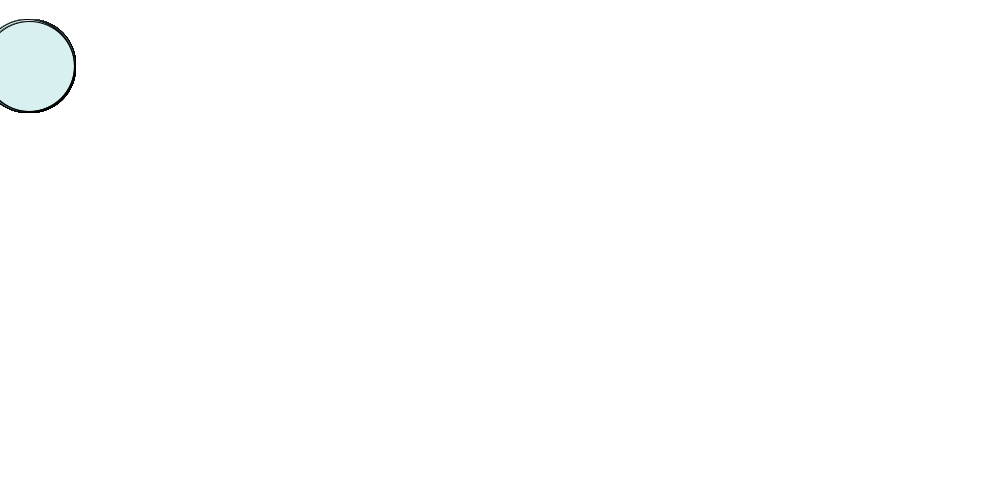
Frame 1 (no input)
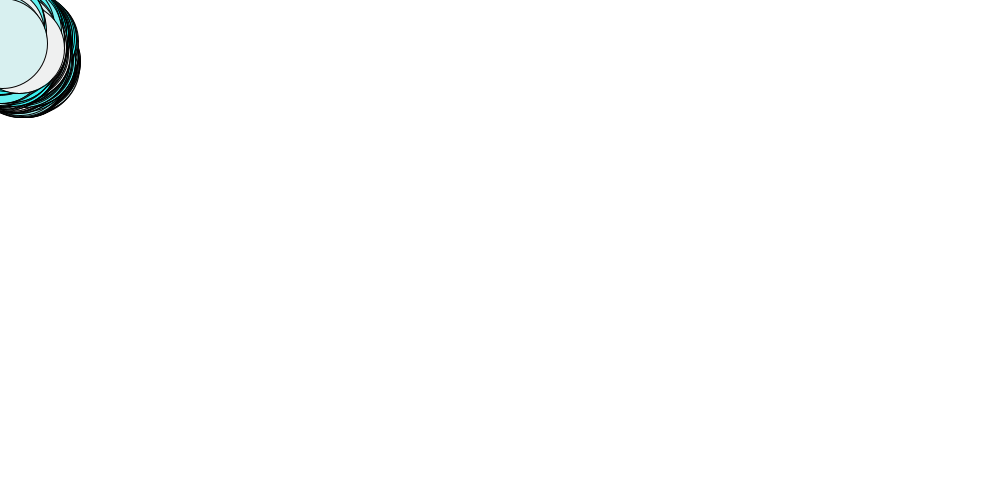
Frame 60 (the mouse pressed at the canvas centre just before this capture)
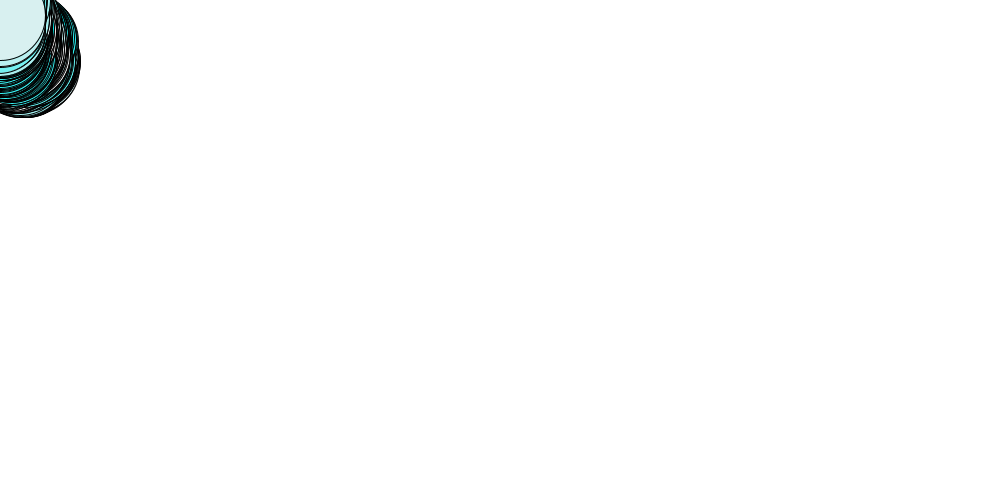
Frame 120 (the mouse held since frame 60 and released just before this capture)

The Processing sketch that drew these frames (run headless with seeded random() and noise(); from frame 60 on, the mouse is pressed at the canvas centre):

// Processing sketch: sketch_190716a
// ── sketch_190716a.pde
int w, h, x, y;
float x1, y1;
ArrayList<myDot> dots;
int numDots = 300;
void setup(){
  dots = new ArrayList<myDot>();
  w = int(random(90, 40)); h = int(random(90, 40));
  x = int(random(10, 40)); y = int(random(20, 200));
  for(int i = 0; i<numDots; i++){
    myDot dot = new myDot (x, y, w, h);
    dots.add(dot);}
  size(1000, 500);
  background(255);
  colorMode(HSB); 
  w = 80; h = 80; x = 125; y = 200; x1 = 200; y1 = 400;
}

void draw(){
  fill(108, 85, 300);
//ellipse(x, y, w, h); x+=0.5; y+=0.2;
//ellipse(x1, y1, w, h); x1+=0.5; y1+=0.2;
  for (myDot d : dots) d.draw();
}

// ── my_dot.pde
class myDot{
  int x, y, w, h;
  color c;
myDot(int x, int y, int w, int h){
  this.x = x; this.y = y;
  this.w = w; this.h = h;
  this.c = color(random(255), 240, 240);
}
void move(){
  x += random(-2, 2);
  y += random(-2, 2);
}
void draw(){
  fill(c); move(); ellipse(x, y, w, h);
}        }
